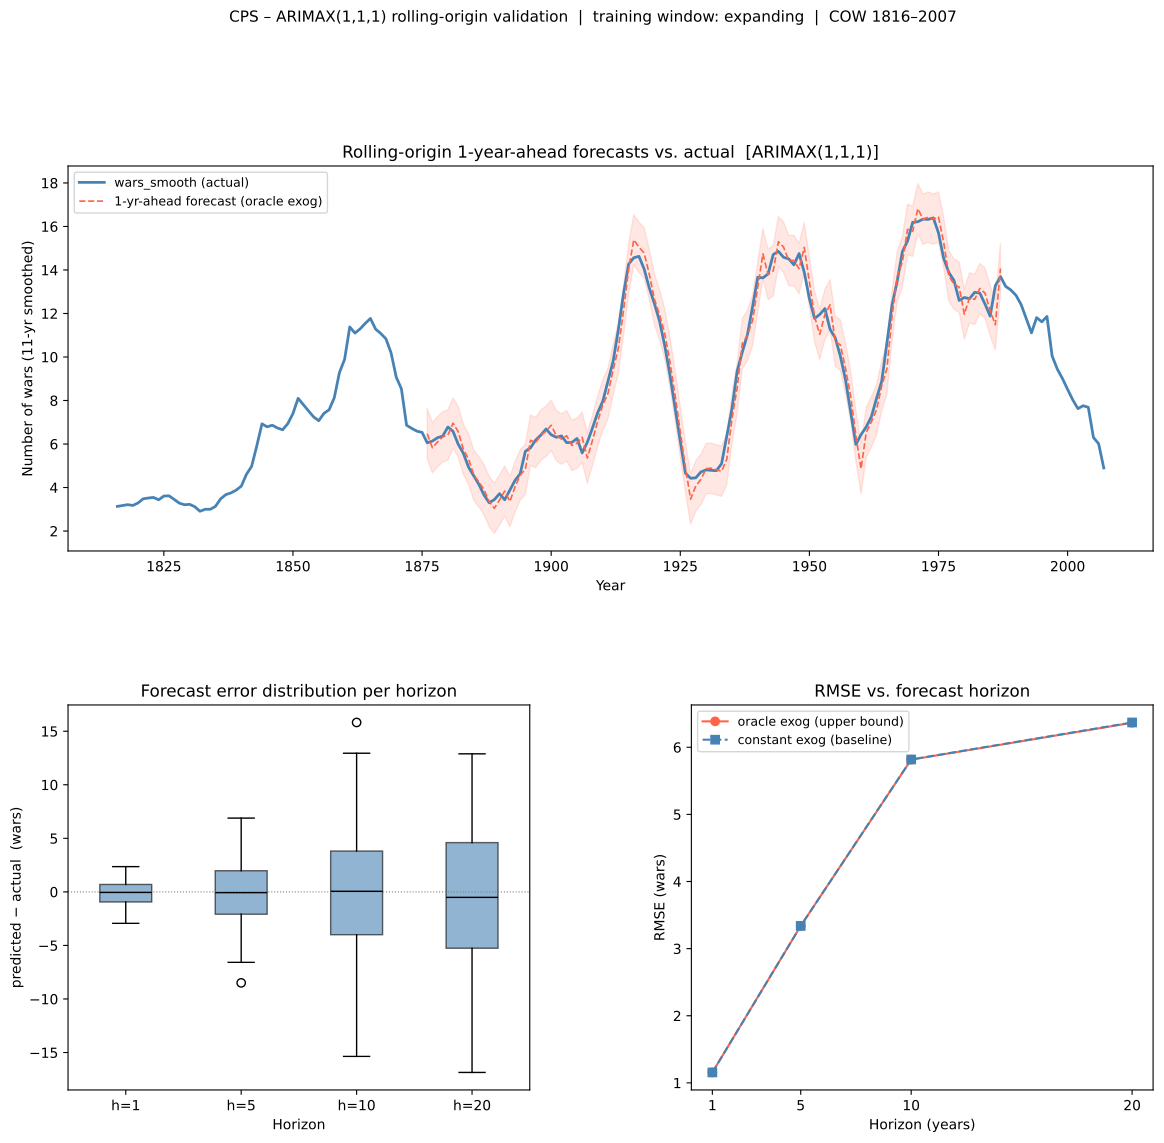

Recreate this plot in Python.
# cps_validation.py – Rolling-Origin Out-of-Sample Validation for CPS
# Source: Triptych "We are Anomal(i)es" v0.1 by Mariusz Włodarczyk
# Extends: analiza_poprawiona_final_GDELT.py  (ARIMAX_1.1.1_COLOR_v1)
# License: CC BY-NC-SA 4.0
#
# USAGE:
#   python cps_validation.py
#
# REQUIREMENTS:
#   Same data files as analiza_poprawiona_final_GDELT.py +
#   the df / arima parameters produced by that script.
#   Run from the same directory that contains the data files.
#
# WHAT THIS DOES:
#   Rolling-origin (expanding window) cross-validation of the ARIMAX(1,1,1)
#   model.  For each origin t from MIN_TRAIN to the end of the series:
#     – train on years[0 : t]
#     – forecast horizons H = [1, 5, 10, 20] years ahead
#     – record predicted vs. actual wars_smooth
#   Then compute RMSE, MAE, MAPE per horizon and plot the results.
#
# KNOWN LIMITATION (v0.1 flag from the Triptych):
#   The exogenous path (COLOR) for the forecast window uses the *actual*
#   observed COLOR values (oracle exog), which gives an optimistic upper
#   bound on predictive skill.  A realistic scenario would hold COLOR
#   constant at the last in-sample value (as in the baseline script).
#   Both variants are computed; the oracle variant is labelled "(oracle exog)"
#   in the output tables and plots.

from __future__ import annotations
import warnings
import numpy as np
import pandas as pd
import matplotlib.pyplot as plt
import matplotlib.gridspec as gridspec
from statsmodels.tsa.arima.model import ARIMA
from tqdm.auto import tqdm

warnings.filterwarnings("ignore")   # suppress convergence noise

# =========================================================================
# 0. PARAMETERS
# =========================================================================
HORIZONS     = [1, 5, 10, 20]       # forecast horizons (years)
ARIMA_ORDER  = (1, 1, 1)            # matches the baseline script
COLOR_LAG    = 2                    # best_lag from the baseline script
MIN_TRAIN    = 60                   # minimum training window (years)
SMOOTH_WIN   = 11                   # must match the baseline script

# =========================================================================
# 1. HELPER – load the prepared dataframe produced by the baseline script
#    OR rebuild it here if wars_color.csv exists.
# =========================================================================

def load_df(csv_path: str = "wars_color.csv") -> pd.DataFrame:
    """
    Load the pre-computed DataFrame saved by analiza_poprawiona_final_GDELT.py.
    Expected columns: year, wars, wars_smooth, wars_pc, pop, color,
                      gdelt_wars, gdelt_goldstein
    """
    df = pd.read_csv(csv_path)
    df = df.set_index("year").sort_index()
    return df


# =========================================================================
# 2. ROLLING-ORIGIN VALIDATION
# =========================================================================

def rolling_origin_validate(
    df: pd.DataFrame,
    horizons: list[int] = HORIZONS,
    arima_order: tuple   = ARIMA_ORDER,
    color_lag: int       = COLOR_LAG,
    min_train: int       = MIN_TRAIN,
    oracle_exog: bool    = True,
) -> pd.DataFrame:
    """
    Expanding-window rolling-origin validation.

    Parameters
    ----------
    df          : DataFrame indexed by year with columns wars_smooth, color
    horizons    : list of forecast horizons h to evaluate
    arima_order : (p, d, q) for ARIMA
    color_lag   : lag of COLOR exog (same as baseline)
    min_train   : minimum number of training observations
    oracle_exog : if True, use actual future COLOR values as exog in forecast
                  (optimistic / upper-bound estimate).
                  if False, hold exog constant at last in-sample value
                  (matches the baseline forecasting strategy).

    Returns
    -------
    DataFrame with columns:
        origin_year, horizon, actual, predicted, error
    """
    series = df["wars_smooth"].dropna()
    color  = df["color"].dropna()

    # align color lag
    exog_full = color.shift(color_lag)

    records = []
    origins = range(min_train, len(series) - max(horizons))

    for t in tqdm(origins, desc="rolling origins", leave=False):
        train_y    = series.iloc[:t]
        train_exog = exog_full.iloc[:t]

        # drop NaN rows from the training exog
        valid = train_exog.notna()
        if valid.sum() < 10:
            continue

        try:
            model = ARIMA(
                train_y[valid],
                order=arima_order,
                exog=train_exog[valid],
            )
            fit = model.fit()
        except Exception:
            continue

        origin_year = series.index[t]

        for h in horizons:
            target_idx = t + h
            if target_idx >= len(series):
                continue

            actual = series.iloc[target_idx]

            if oracle_exog:
                # use actual future COLOR values
                fut_exog = exog_full.iloc[t : t + h]
                # fill any NaN with last known value
                fut_exog = fut_exog.fillna(method="ffill").fillna(
                    exog_full.iloc[:t].dropna().iloc[-1]
                )
            else:
                # hold constant at last in-sample value (baseline strategy)
                last_val = exog_full.iloc[:t].dropna().iloc[-1]
                fut_exog = np.repeat(last_val, h)

            try:
                fc = fit.get_forecast(steps=h, exog=fut_exog)
                predicted = fc.predicted_mean.iloc[-1]
            except Exception:
                continue

            records.append({
                "origin_year": origin_year,
                "horizon":     h,
                "actual":      actual,
                "predicted":   predicted,
                "error":       predicted - actual,
            })

    return pd.DataFrame(records)


# =========================================================================
# 3. METRICS
# =========================================================================

def compute_metrics(results: pd.DataFrame) -> pd.DataFrame:
    """
    Compute RMSE, MAE, MAPE per horizon.
    """
    rows = []
    for h, grp in results.groupby("horizon"):
        err  = grp["error"]
        act  = grp["actual"]
        rmse = np.sqrt((err ** 2).mean())
        mae  = err.abs().mean()
        # MAPE: skip near-zero actuals
        mask = act.abs() > 0.01
        mape = (err[mask].abs() / act[mask].abs()).mean() * 100

        rows.append({
            "horizon":          h,
            "n_origins":        len(grp),
            "RMSE":             round(rmse, 4),
            "MAE":              round(mae,  4),
            "MAPE_%":           round(mape, 2),
            "bias (mean_err)":  round(err.mean(), 4),
        })
    return pd.DataFrame(rows).set_index("horizon")


# =========================================================================
# 4. PLOTS
# =========================================================================

def plot_validation(
    results: pd.DataFrame,
    df: pd.DataFrame,
    metrics_oracle: pd.DataFrame,
    metrics_const:  pd.DataFrame,
    out_path: str = "cps_validation.pdf",
):
    """
    4-panel validation figure:
      (a) actual wars_smooth + rolling 1-step-ahead predictions
      (b) error distribution per horizon (box-plot)
      (c) RMSE by horizon – oracle vs constant exog
      (d) scatter: actual vs predicted for each horizon
    """
    fig = plt.figure(figsize=(14, 12))
    gs  = gridspec.GridSpec(2, 2, figure=fig, hspace=0.40, wspace=0.35)

    # ── (a) time-series: actual + h=1 predictions ──────────────────────
    ax0 = fig.add_subplot(gs[0, :])    # full width
    h1  = results[results["horizon"] == 1].set_index("origin_year")
    ax0.plot(df.index, df["wars_smooth"], lw=2,  color="steelblue",
             label="wars_smooth (actual)")
    ax0.plot(h1.index, h1["predicted"],  lw=1.2, color="tomato",
             linestyle="--", label="1-yr-ahead forecast (oracle exog)")
    ax0.fill_between(
        h1.index,
        h1["predicted"] - h1["error"].std(),
        h1["predicted"] + h1["error"].std(),
        alpha=0.15, color="tomato"
    )
    ax0.set_title("Rolling-origin 1-year-ahead forecasts vs. actual  [ARIMAX(1,1,1)]")
    ax0.set_xlabel("Year"); ax0.set_ylabel("Number of wars (11-yr smoothed)")
    ax0.legend(fontsize=9)

    # ── (b) error distributions by horizon ──────────────────────────────
    ax1 = fig.add_subplot(gs[1, 0])
    data_box = [results[results["horizon"] == h]["error"].values
                for h in HORIZONS]
    bp = ax1.boxplot(data_box, labels=[f"h={h}" for h in HORIZONS],
                     patch_artist=True, medianprops=dict(color="black"))
    for patch in bp["boxes"]:
        patch.set_facecolor("steelblue")
        patch.set_alpha(0.6)
    ax1.axhline(0, color="grey", lw=0.8, linestyle=":")
    ax1.set_title("Forecast error distribution per horizon")
    ax1.set_ylabel("predicted − actual  (wars)"); ax1.set_xlabel("Horizon")

    # ── (c) RMSE by horizon: oracle vs constant ──────────────────────────
    ax2 = fig.add_subplot(gs[1, 1])
    hor = metrics_oracle.index.astype(int)
    ax2.plot(hor, metrics_oracle["RMSE"], "o-", color="tomato",
             label="oracle exog (upper bound)")
    ax2.plot(hor, metrics_const["RMSE"],  "s--", color="steelblue",
             label="constant exog (baseline)")
    ax2.set_title("RMSE vs. forecast horizon")
    ax2.set_xlabel("Horizon (years)"); ax2.set_ylabel("RMSE (wars)")
    ax2.legend(fontsize=9)
    ax2.set_xticks(hor)

    plt.suptitle(
        "CPS – ARIMAX(1,1,1) rolling-origin validation  |  "
        "training window: expanding  |  COW 1816–2007",
        fontsize=11, y=1.01
    )
    plt.savefig(out_path, dpi=200, bbox_inches="tight")
    print(f"✓ Saved {out_path}")
    plt.show()


# =========================================================================
# 5. MAIN
# =========================================================================

if __name__ == "__main__":
    import sys

    csv_path = "wars_color.csv"
    if len(sys.argv) > 1:
        csv_path = sys.argv[1]

    print(f"Loading data from {csv_path} …")
    df = load_df(csv_path)
    print(f"  Series length: {len(df)}  ({df.index[0]}–{df.index[-1]})")

    # ── oracle exog (optimistic) ─────────────────────────────────────────
    print("\nRunning rolling-origin validation  [oracle exog] …")
    res_oracle = rolling_origin_validate(df, oracle_exog=True)
    metrics_oracle = compute_metrics(res_oracle)

    # ── constant exog (matches baseline script) ──────────────────────────
    print("Running rolling-origin validation  [constant exog] …")
    res_const  = rolling_origin_validate(df, oracle_exog=False)
    metrics_const = compute_metrics(res_const)

    # ── print tables ─────────────────────────────────────────────────────
    print("\n" + "="*58)
    print("METRICS — oracle exog (optimistic / upper bound)")
    print("="*58)
    print(metrics_oracle.to_string())

    print("\n" + "="*58)
    print("METRICS — constant exog (baseline strategy)")
    print("="*58)
    print(metrics_const.to_string())

    # ── save results CSV ─────────────────────────────────────────────────
    res_oracle["exog_mode"] = "oracle"
    res_const["exog_mode"]  = "constant"
    combined = pd.concat([res_oracle, res_const], ignore_index=True)
    combined.to_csv("cps_validation_results.csv", index=False)
    print("\n✓ Saved cps_validation_results.csv")

    # ── plot ──────────────────────────────────────────────────────────────
    plot_validation(res_oracle, df, metrics_oracle, metrics_const)
